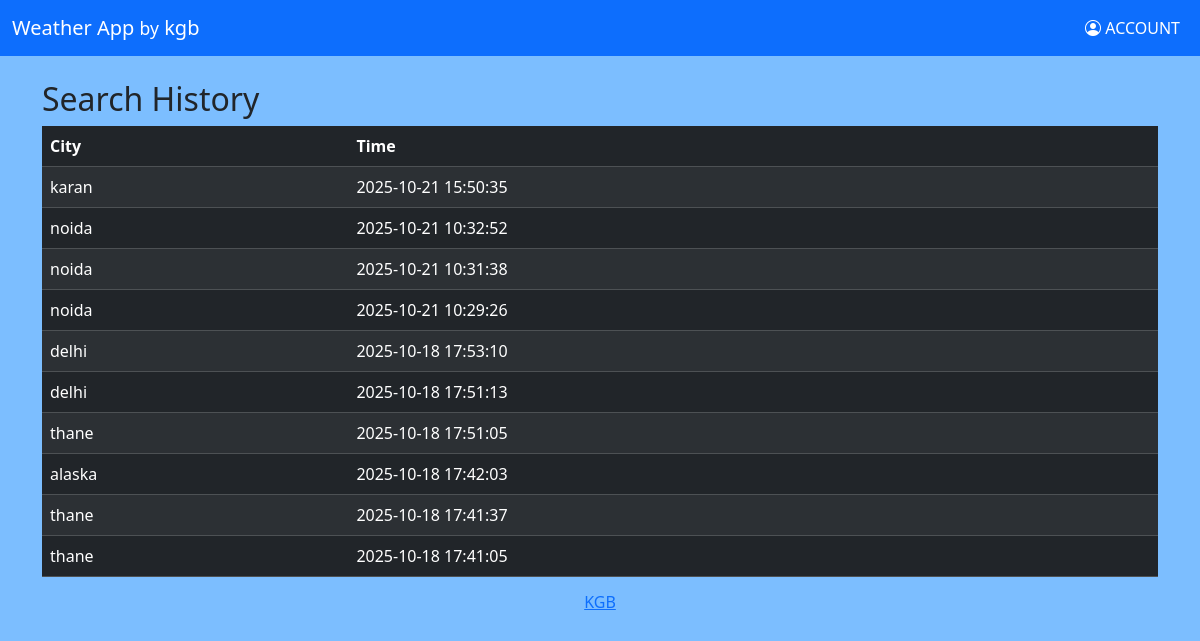
Page /history (signed in) on the earlier database version.
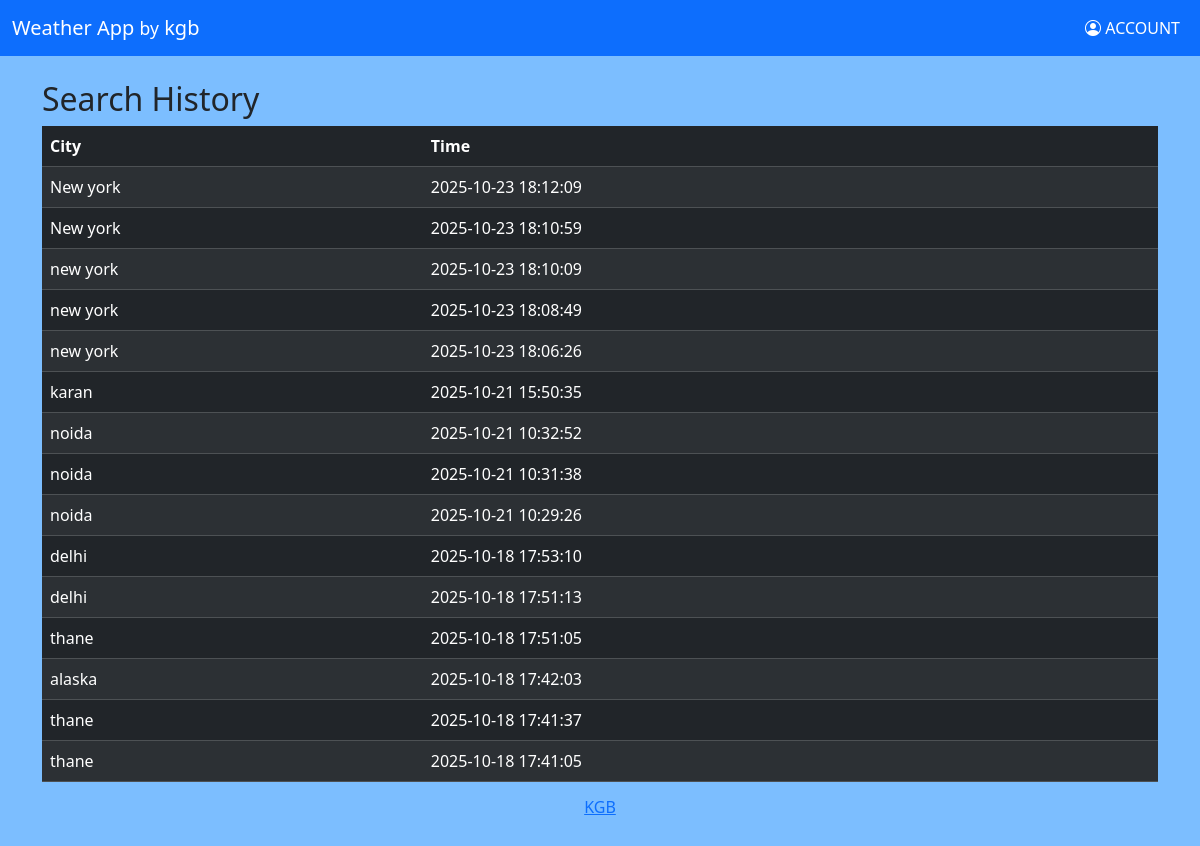
Same page on the later database version.
### tables this page shows
CREATE TABLE history (id INTEGER PRIMARY KEY AUTOINCREMENT,user_id INTEGER,city TEXT,time DATETIME DEFAULT CURRENT_TIMESTAMP,FOREIGN KEY(user_id) REFERENCES users(id));

### app.py (the view)
@app.route("/history")
@login_required
def history():
    with sqlite3.connect("weather.db") as conn:
        cursor = conn.cursor()
        x=cursor.execute("SELECT city, time FROM history WHERE user_id=? ORDER BY time DESC",(session["user_id"],))
        history=x.fetchall()
    return render_template("history.html",history=history)

### app.py (called while the page is built)
def login_required(f):
    @wraps(f)
    def wrapper(*args, **kwds):
        if "user_id" not in session:
            flash("Please log in first","error")
            return redirect("/")
        return f(*args, **kwds)
    return wrapper

### templates/history.html (shortened to what this page needs)
{% extends "layout.html" %}
{% block body %}
    <div class="container mt-4">
        <h2>Search History</h2>
        <table class="table table-dark table-striped">
            <thead>
                <tr>
                    <th>City</th>
                    <th>Time</th>
                </tr>
            </thead>
            <tbody>
                {% for h in history%}
                    <tr>
                        <td>{{h[0]}}</td>
                        <td>{{h[1]}}</td>
                    </tr>
                {% endfor %}
            </tbody>
        </table>
    </div>
{% endblock %}

### templates/layout.html (shortened to what this page needs)
<!DOCTYPE html>
<html lang="en">
    <head>
        <link href="https://cdn.jsdelivr.net/npm/bootstrap@5.3.3/dist/css/bootstrap.min.css" rel="stylesheet">
        <link href="https://cdn.jsdelivr.net/npm/bootstrap-icons@1.10.5/font/bootstrap-icons.css" rel="stylesheet">
    </head>
    <body>
        <nav class="navbar navbar-expand-lg bg-primary navbar-dark">
        <div class="container-fluid">
            <a class="navbar-brand" href="/">Weather App <small>by</small> kgb</a>
            <div class="collapse navbar-collapse" id="navbarNavAltMarkup">
                {% if session["user_id"] %}
                <ul class="navbar-nav ms-auto">
                    <li class="nav-item"><a class="nav-link active" href="/account"><i class="bi bi-person-circle"></i> ACCOUNT </a></li>
                </ul>
                {% else %}
                <ul class="navbar-nav ms-auto">
                    <li class="nav-item"><a class="nav-link active" href="/login">LOGIN</a></li>
                    <li class="nav-item"><a class="nav-link active" href="/register">REGISTER</a></li>
                </ul>
                {% endif %}
            </div>
        </div>
        </nav>
        <main>{% block body %} {% endblock %}</main>
        <footer class="mb-5">
            <a class="text-center" href="/"><h6>KGB</h6></a>
        </footer>
    </body>
</html>

### templates/layout.html (style rules this page uses)
body { background-color: #7cbeff; }

Differences in the rows shown:
added history: city "New york", time "2025-10-23 18:12:09"
added history: city "New york", time "2025-10-23 18:10:59"
added history: city "new york", time "2025-10-23 18:10:09"
added history: city "new york", time "2025-10-23 18:08:49"
added history: city "new york", time "2025-10-23 18:06:26"
